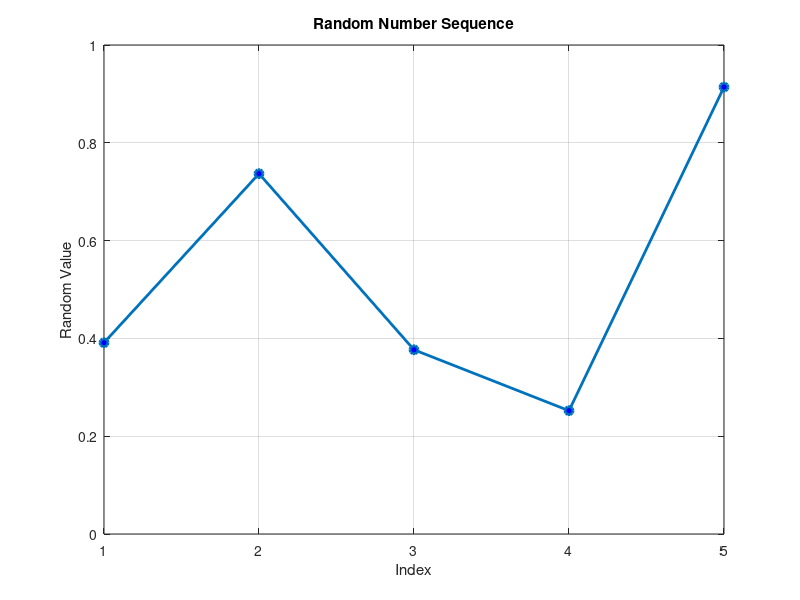

Recreate this plot in MATLAB.
% Random Number Sequence Generation and Plotting

% Clear workspace and figures
clear;
clc;
close all;

% Parameters
numPoints = input('Enter the number of random points to generate: '); % Number of random points

% Generate random numbers between 0 and 1
randomNumbers = rand(1, numPoints);

% Generate x values (1 to numPoints)
x = 1:numPoints;

% Plotting
figure;
plot(x, randomNumbers, '-o', 'LineWidth', 2, 'MarkerFaceColor', 'b');
grid on;

% Plot settings
xlabel('Index');
ylabel('Random Value');
title('Random Number Sequence');
xlim([1, numPoints]);
ylim([0, 1]);

% Display random numbers in command window
disp('Generated Random Numbers:');
disp(randomNumbers);